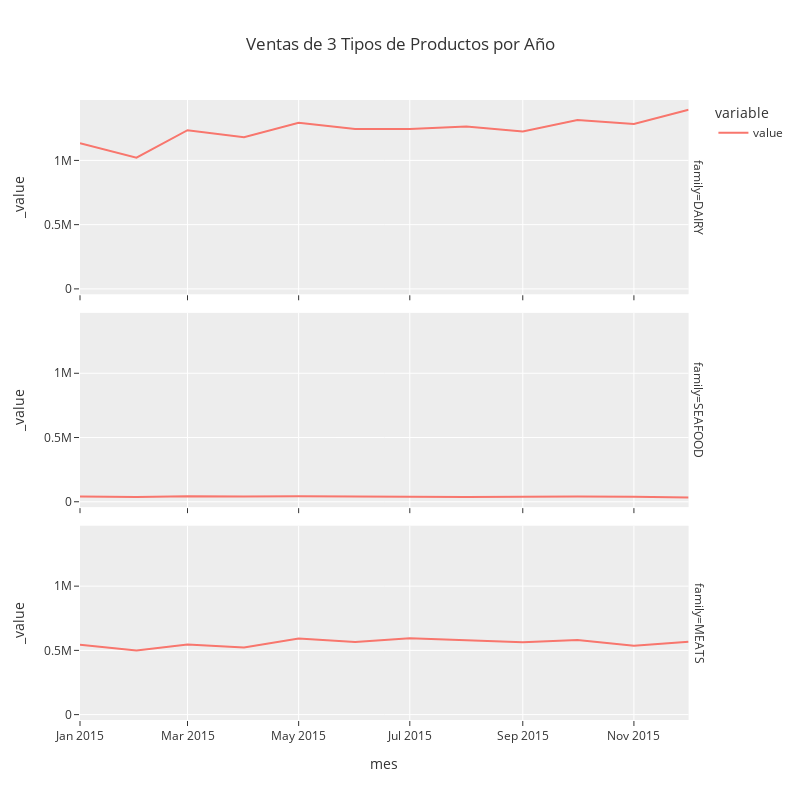

Notebook source saved alongside this figure:
### Code cell
# Plotly Express no soporta Subplots a un nivel de personalización como Matplotlib
# Sin embargo, podemos definir subplots automáticamente a partir de una columna con Facet Plots
# https://plotly.com/python/facet-plots/

fig = px.line(
    df2,
    width=800,
    height=800,
    template='ggplot2',
    title='Ventas de 3 Tipos de Productos por Año',
    facet_row = 'family' # Crea una fila por cada propiedad diferente en esta columna
    #facet_col = 'family' # Crea una columna por cada propiedad diferente en esta columna
)

fig.show()

### Figure 1 — Plotly figure (JSON) as saved in the notebook; plotly's stock layout.template omitted (floating-point values rounded to 4 significant figures)
{"data": [{"hovertemplate": "variable=value<br>family=DAIRY<br>mes=%{x}<br>_value=%{y}<extra></extra>", "legendgroup": "value", "line": {"color": "#F8766D", "dash": "solid"}, "marker": {"symbol": "circle"}, "mode": "lines", "name": "value", "orientation": "v", "showlegend": true, "x": ["2015-01", "2015-02", "2015-03", "2015-04", "2015-05", "2015-06", "2015-07", "2015-08", "2015-09", "2015-10", "2015-11", "2015-12"], "xaxis": "x3", "y": [1134521, 1020747, 1234851, 1181180, 1293308, 1243588, 1244815, 1263428, 1224619, 1314827, 1283672, 1394582], "yaxis": "y3", "type": "scatter"}, {"hovertemplate": "variable=value<br>family=SEAFOOD<br>mes=%{x}<br>_value=%{y}<extra></extra>", "legendgroup": "value", "line": {"color": "#F8766D", "dash": "solid"}, "marker": {"symbol": "circle"}, "mode": "lines", "name": "value", "orientation": "v", "showlegend": false, "x": ["2015-01", "2015-02", "2015-03", "2015-04", "2015-05", "2015-06", "2015-07", "2015-08", "2015-09", "2015-10", "2015-11", "2015-12"], "xaxis": "x2", "y": [40470.0, 36070.0, 43810.0, 39980.0, 42510.0, 38780.0, 38540.0, 37770.0, 41910.0, 41420.0, 38820.0, 33730.0], "yaxis": "y2", "type": "scatter"}, {"hovertemplate": "variable=value<br>family=MEATS<br>mes=%{x}<br>_value=%{y}<extra></extra>", "legendgroup": "value", "line": {"color": "#F8766D", "dash": "solid"}, "marker": {"symbol": "circle"}, "mode": "lines", "name": "value", "orientation": "v", "showlegend": false, "x": ["2015-01", "2015-02", "2015-03", "2015-04", "2015-05", "2015-06", "2015-07", "2015-08", "2015-09", "2015-10", "2015-11", "2015-12"], "xaxis": "x", "y": [543100.0, 498700.0, 546500.0, 522300.0, 591700.0, 565000.0, 594900.0, 581200.0, 562700.0, 580800.0, 535900.0, 567400.0], "yaxis": "y", "type": "scatter"}], "layout": {"xaxis": {"anchor": "y", "domain": [0, 0.98], "title": {"text": "mes"}}, "yaxis": {"anchor": "x", "domain": [0, 0.3133], "title": {"text": "_value"}}, "xaxis2": {"anchor": "y2", "domain": [0, 0.98], "matches": "x", "showticklabels": false}, "yaxis2": {"anchor": "x2", "domain": [0.3433, 0.6567], "matches": "y", "title": {"text": "_value"}}, "xaxis3": {"anchor": "y3", "domain": [0, 0.98], "matches": "x", "showticklabels": false}, "yaxis3": {"anchor": "x3", "domain": [0.6867, 1.0], "matches": "y", "title": {"text": "_value"}}, "annotations": [{"font": {}, "showarrow": false, "text": "family=MEATS", "textangle": 90, "x": 0.98, "xanchor": "left", "xref": "paper", "y": 0.1567, "yanchor": "middle", "yref": "paper"}, {"font": {}, "showarrow": false, "text": "family=SEAFOOD", "textangle": 90, "x": 0.98, "xanchor": "left", "xref": "paper", "y": 0.5, "yanchor": "middle", "yref": "paper"}, {"font": {}, "showarrow": false, "text": "family=DAIRY", "textangle": 90, "x": 0.98, "xanchor": "left", "xref": "paper", "y": 0.8433, "yanchor": "middle", "yref": "paper"}], "legend": {"title": {"text": "variable"}, "tracegroupgap": 0}, "title": {"text": "Ventas de 3 Tipos de Productos por Año"}, "height": 800, "width": 800}}
